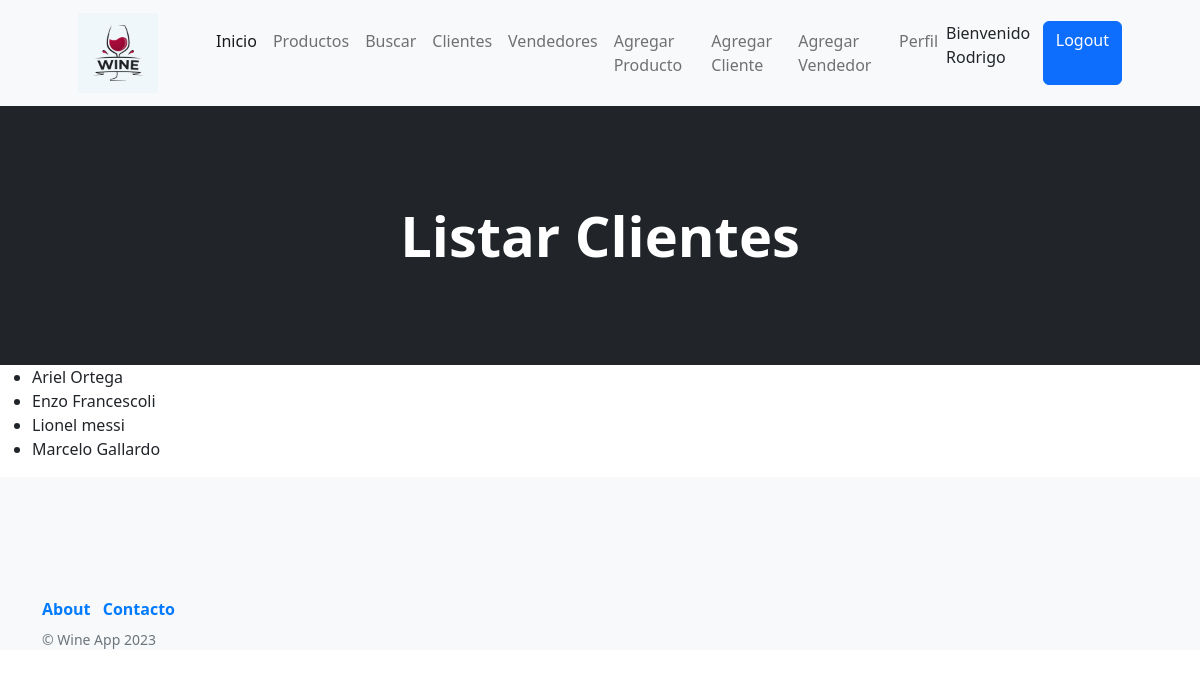
/wine_app/listar_clientes (signed in), run on the app's committed database.
### wine_app/models.py (models this page shows, shortened)
class Clientes(models.Model):
    nombre = models.CharField(max_length=40)
    apellido = models.CharField(max_length=40)
    dni = models.IntegerField()
    mail = models.EmailField()
    class Meta():
        verbose_name = 'Cliente'
        verbose_name_plural = 'clientes'
        ordering = ('nombre', 'apellido', 'dni', 'mail')
        unique_together = ('nombre', 'dni')

### wine_app/views.py (the view)
# urls.py: path('listar_clientes', listar_clientes, name='listar_clientes'),
@login_required(login_url='/wine_app/login')
def listar_clientes(req):
    lista = Clientes.objects.all()
    return render(req, "listar_clientes.html", {"listar_clientes": lista})

### wine_app/templates/listar_clientes.html (shortened to what this page needs)
{% extends 'padre.html' %}
{% block cambioCenter %}
<header class="bg-dark py-5">
    <div class="container px-4 px-lg-5 my-5">
        <div class="text-center text-white">
            <h1 class="display-4 fw-bolder">Listar Clientes</h1>
        </div>
    </div>
</header>
{% endblock cambioCenter %}
{% block contenidoQueCambia %}
<body>
    <ul>
        {% for cliente in listar_clientes %}
            <li>{{cliente.nombre}} {{cliente.apellido}}</li>
        {% endfor %}
    </ul>
</body>
{% endblock contenidoQueCambia %}

### wine_app/templates/navbar.html (shortened to what this page needs)
<nav class="navbar navbar-expand-lg navbar-light bg-light">
    <div class="container px-4 px-lg-5">
        <a class="navbar-brand" href="/wine_app/inicio">
            <img src="/static/images/logo.png" alt="Logo WineApp" style="width: 80px; height: 80px; margin-right: 10px;">
          </a>
        <div class="collapse navbar-collapse" id="navbarSupportedContent">
            <ul class="navbar-nav me-auto mb-2 mb-lg-0 ms-lg-4">
                <li class="nav-item"><a class="nav-link active" aria-current="page" href="/wine_app/inicio">Inicio</a></li>
                <li class="nav-item"><a class="nav-link" href="{% url 'listar_productos' %}">Productos</a></li>
                <li class="nav-item"><a class="nav-link" href="{% url 'busquedaProducto' %}">Buscar</a></li>
                <li class="nav-item"><a class="nav-link" href="{% url 'listar_clientes' %}">Clientes</a></li>
                <li class="nav-item"><a class="nav-link" href="{% url 'listar_vendedores' %}">Vendedores</a></li>
                <li class="nav-item"><a class="nav-link" href="{% url 'agregar_producto' %}">   Agregar Producto</a></li>
                <li class="nav-item"><a class="nav-link" href="{% url 'agregar_cliente' %}">Agregar Cliente</a></li>
                <li class="nav-item"><a class="nav-link" href="{% url 'agregar_vendedor' %}">Agregar Vendedor</a></li>
                  <li class="nav-item"><a class="nav-link" href="{% url 'EditarPerfil' %}"> Perfil </a></li>
                {% if user.is_authenticated %}
                    <p>Bienvenido {{user.username}} </p>
                    <a class="btn btn-primary" href="{% url 'Logout' %}">Logout</a>
                {% else %}
                    <a class="btn btn-primary" href="{% url 'Login' %}">Login</a>
                    <a class="btn btn-primary" href="{% url 'Registrar' %}">Registrar</a>
                {% endif %}
                    </ul>
        </div>
    </div>
</nav>

### wine_app/templates/padre.html (style rules this page uses)
a { text-decoration: none; color: #007BFF; font-weight: bold; transition: color 0.5s; }

### data on the page
Clientes: nombre "Ariel", apellido "Ortega"
Clientes: nombre "Enzo", apellido "Francescoli"
Clientes: nombre "Lionel", apellido "messi"
Clientes: nombre "Marcelo", apellido "Gallardo"

### other printed values
{{ user.username }} "Rodrigo"
